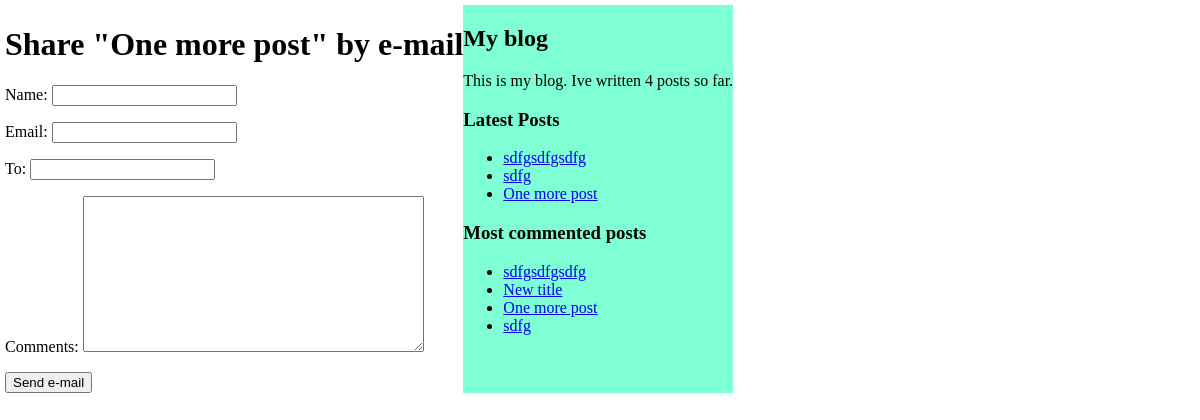
The app's page /blog/3/share/, older data.
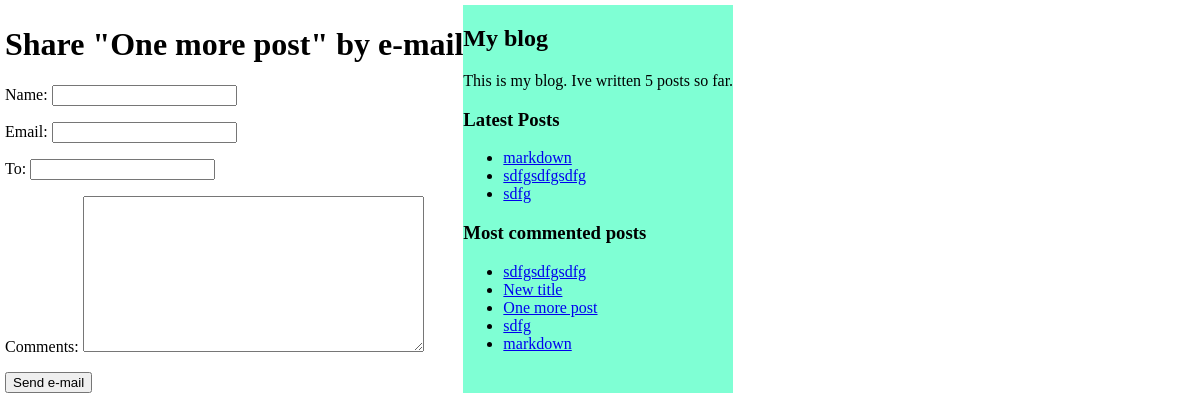
The same page, newer data.
### blog/models.py (models this page shows, shortened)
class Post(models.Model):
    STATUS_CHOICES = (
        ('draft', 'Draft'),
        ('published', 'Published')
    )
    title = models.CharField(max_length=250)
    slug = models.SlugField(max_length=250,
                            unique_for_date='publish')
    author = models.ForeignKey(User, on_delete=models.CASCADE,
                               related_name='blog_posts')
    body = models.TextField()
    publish = models.DateTimeField(default=timezone.now)
    created = models.DateTimeField(auto_now_add=True)
    updated = models.DateTimeField(auto_now=True)
    status = models.CharField(max_length=10, choices=STATUS_CHOICES,
                              default='draft')
    objects = models.Manager()  # Менеджер по умолчанию.
    published = PublishedManager()  # Наш новый менеджер.
    tags = TaggableManager()
    class Meta:
        ordering = ('-publish',)
    def get_absolute_url(self):
        return reverse('blog:post_detail', args=[
            self.publish.year,
            self.publish.month,
            self.publish.day,
            self.slug
        ])

### blog/views.py (the view)
# urls.py: path('<int:post_id>/share/', views.post_share, name='post_share')
def post_share(request, post_id):
    post = get_object_or_404(Post, id=post_id, status='published')
    sent = False
    if request.method == 'POST':
        form = EmailPostForm(request.POST)
        if form.is_valid():
            cd = form.cleaned_data
            post_url = request.build_absolute_uri(post.get_absolute_url())
            subject = f"{cd['name']} ({cd['email']}) recommends you reading {post.title}"
            message = f"Read {post.title} at {post_url}\n\n {cd['name']} comments: {cd['comments']}"
            send_mail(subject, message, 'thefresh.friends.software@gmail.com', [cd['to']])
            sent = True
    else:
        form = EmailPostForm()
    return render(request, 'blog/post/share.html',
                  {'post': post, 'form': form, 'sent': sent})

### blog/forms.py
class EmailPostForm(forms.Form):
    name = forms.CharField(max_length=25)
    email = forms.EmailField()
    to = forms.EmailField()
    comments = forms.CharField(required=False, widget=forms.Textarea)

### blog/models.py (called while the page is built)
    def get_queryset(self):
        return super().get_queryset().filter(status='published')

### blog/templatetags/blog_tags.py (called while the page is built)
@register.simple_tag
def total_posts():
    return Post.published.count()

@register.inclusion_tag('blog/post/latest_posts.html')
def show_latest_posts(count=5):
    latest_posts = Post.published.order_by('-publish')[:count]
    return {'latest_posts': latest_posts}

@register.simple_tag
def get_most_commented_posts(count=5):
    return Post.published.annotate(total_comments=Count('comments')).order_by('-total_comments')[:count]

### blog/templates/blog/post/share.html (shortened to what this page needs)
{% extends "blog/base.html" %}
{% block content %}
    {% if sent %}
        <h1>E-mail successfully sent</h1>
        <p>"{{ post.title }}" was successfully sent to {{ form.cleaned_data.to }}.</p>
    {% else %}
        <h1>Share "{{ post.title }}" by e-mail</h1>
        <form action="." method="post">
            {{ form.as_p }}
            <input type="submit" value="Send e-mail">
        </form>
    {% endif %}
{% endblock %}

### blog/templates/blog/base.html (shortened to what this page needs)
{% load blog_tags %}
{% load static %}
<!DOCTYPE html>
<html>
<head>
 <link href="{% static 'css/blog.css' %}" rel="stylesheet">
</head>
<body>
<div id="content">
    {% block content %}{% endblock %}
 </div>
 <div id="sidebar">
    <h2>My blog</h2>
    <p>This is my blog. Ive written {% total_posts %} posts so far.</p>
    <h3>Latest Posts</h3>
    {% show_latest_posts 3 %}
     <h3>Most commented posts</h3>
    {% get_most_commented_posts as most_commented_posts %}
    <ul>
     {% for post in most_commented_posts %}
        <li><a href="{{ post.get_absolute_url }}">{{ post.title }}</a></li>
     {% endfor %}
    </ul>
 </div>
</body>
</html>

### blog/templates/blog/post/latest_posts.html
<ul>
    {% for post in latest_posts %}
        <li><a href="{{ post.get_absolute_url }}">{{ post.title }}</a></li>
    {% endfor %}
</ul>

Row changes from the older to the newer data that the page shows:
no longer on one of the page's lists (row unchanged): Post: title "One more post"
added Post: title "markdown"
Text that changed along with them:
text no longer shown: "4"
text now shown: "5"
